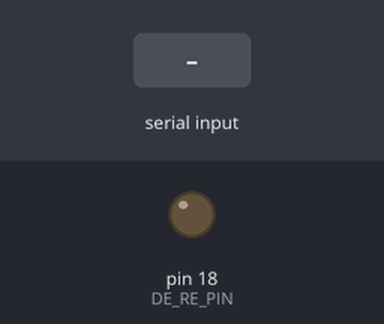
Bench run of a sketch on a simulated Arduino Mega 2560, built with avr-gcc and run on an emulated ATmega2560. Parts: output pins drawn as LEDs (lit = HIGH). Inputs (shaded band) come from the test bench. What the sketch prints to the serial monitor is not drawn.

Above: at 1.2 s.
1.3 s: "RPM 1\n" received over Serial
2.8 s: "ON\n" received over Serial
4.3 s: "OFF\n" received over Serial
Timing chart, 0 to 7.3 s (numbered marks = the images above; inputs shaded):
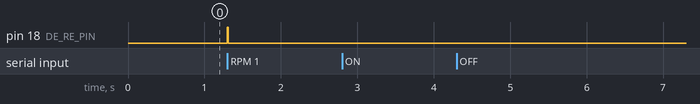

The sketch:

control_modbus_serial.ino.ino
```cpp
#include <HardwareSerial.h>

// Pines de control RS485
#define DE_RE_PIN 18  // DE & RE unidos controlados por GPIO18

// Usamos Serial2 para RS485 (GPIO16 como RX2, GPIO17 como TX2)
#define RS485_SERIAL Serial2

// Comandos básicos
byte start_cmd[] = {0x01, 0x03, 0x01, 0x01}; // RUN forward
byte stop_cmd[]  = {0x01, 0x03, 0x01, 0x08}; // STOP

const int MAX_RPM = 24000; // Máximo RPM de tu motor

// ====== OPCIÓN DEBUG ======
bool debug = true; // <-- Cambia a true si quieres ver la trama HEX

void setup() {
  Serial.begin(115200);
  pinMode(DE_RE_PIN, OUTPUT);
  digitalWrite(DE_RE_PIN, LOW); // Modo recepción por defecto

  // Inicializar Serial2 para RS485
  RS485_SERIAL.begin(9600, SERIAL_8N1, 16, 17); // RX2=GPIO16, TX2=GPIO17

  Serial.println("Comandos disponibles:");
  Serial.println("ON   -> Encender motor");
  Serial.println("OFF  -> Apagar motor");
  Serial.println("RPM XXX -> Establecer revoluciones");
  Serial.print("RPM máximo: ");
  Serial.println(MAX_RPM);
}

void loop() {
  if (Serial.available() > 0) {
    String input = Serial.readStringUntil('\n');
    input.trim();

    if (input.equalsIgnoreCase("ON")) {
      sendRTUCommand(start_cmd, sizeof(start_cmd));
      Serial.println("Encendiendo motor...");
    }
    else if (input.equalsIgnoreCase("OFF")) {
      sendRTUCommand(stop_cmd, sizeof(stop_cmd));
      Serial.println("Apagando motor...");
    }
    else if (input.startsWith("RPM")) {
      int spaceIndex = input.indexOf(' ');
      if (spaceIndex != -1) {
        int rpmValue = input.substring(spaceIndex + 1).toInt();
        if (rpmValue > MAX_RPM) {
          Serial.print("Error: RPM máximo permitido es ");
          Serial.println(MAX_RPM);
        } else {
          setRPM(rpmValue);
          Serial.print("Configurando RPM a: ");
          Serial.println(rpmValue);
        }
      }
    }
  }
}

void setRPM(int rpm) {
  float frequencyHz = rpm / 60.0;
  uint16_t value = frequencyHz * 100;

  byte freqCommand[5] = {0x01, 0x05, 0x02, highByte(value), lowByte(value)};
  sendRTUCommand(freqCommand, 5);
}

void sendRTUCommand(byte* data, int length) {
  uint16_t crc = calculateCRC(data, length);

  // Activar modo transmisión
  digitalWrite(DE_RE_PIN, HIGH);
  delayMicroseconds(500);

  // Enviar datos
  for(int i = 0; i < length; i++) {
    RS485_SERIAL.write(data[i]);
  }
  RS485_SERIAL.write(lowByte(crc));
  RS485_SERIAL.write(highByte(crc));

  RS485_SERIAL.flush(); // Esperar a que se envíen todos los datos
  delayMicroseconds(500);

  // Volver a modo recepción
  digitalWrite(DE_RE_PIN, LOW);
}

uint16_t calculateCRC(byte* data, int length) {
  uint16_t crc = 0xFFFF;
  for(int pos = 0; pos < length; pos++) {
    crc ^= (uint16_t)data[pos];
    for(int i = 0; i < 8; i++) {
      if (crc & 0x0001) {
        crc >>= 1;
        crc ^= 0xA001;
      } else {
        crc >>= 1;
      }
    }
  }
  return crc;
}
```

Measured:
- after the input at 1.3 s, pin 18 (DE_RE_PIN): LOW → HIGH at once, → LOW 0.01 s later
